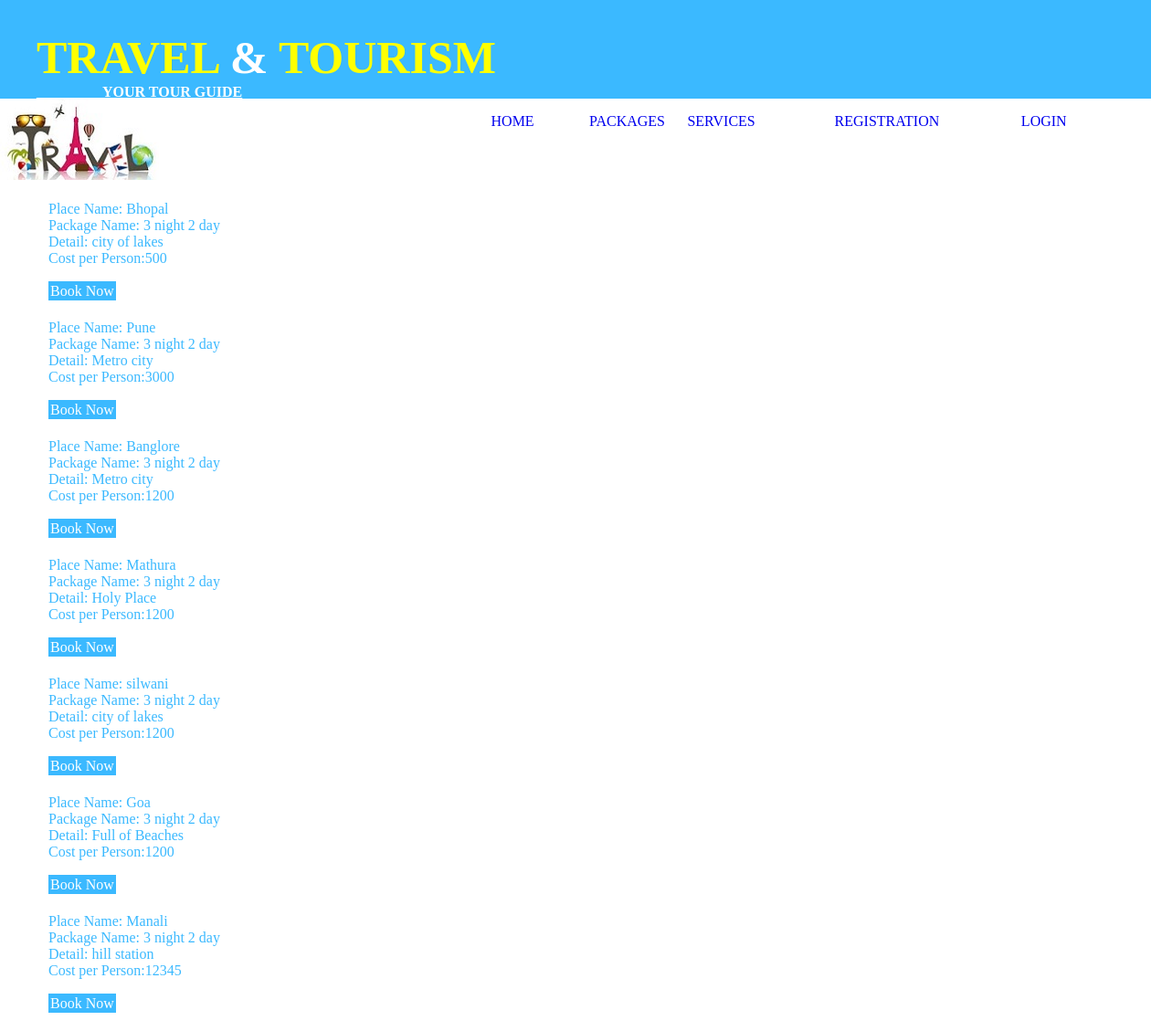
Page /viewall.php on the committed database.
### tables this page shows
CREATE TABLE IF NOT EXISTS `add_place` (
  `place_name` char(50) NOT NULL,
  `package_name` varchar(100) NOT NULL,
  `detail` varchar(200) NOT NULL,
  `cost_per_person` int(6) NOT NULL,
  `id` int(6) NOT NULL AUTO_INCREMENT,
  PRIMARY KEY (`id`)
);

### viewall.php (the view, shortened to what this page needs)
<html>
<head>
<link rel="stylesheet" type="text/css" href="grid.css">
</head>
<body>
<div class="container">
<?php
    include('topmenu.php');
    ?>
    <?php
    $con=mysqli_connect('localhost','root',12345,'registration');
    $q="select * from add_place";
    $result=mysqli_query($con,$q);
    $resultrows=mysqli_fetch_array($result);
    ?>
    <div class="row">
        <div class="col-12">
            <table style="margin-left:50px;margin-top:20px;%;">
                <?php
                do{
                    ?>
                <tr style="color:#3bb9ff;"> <td>Place Name: <?php echo $resultrows[0] ?> <br>
                                            Package Name: <?php echo $resultrows[1] ?><br>
                                            Detail: <?php echo $resultrows[2] ?> <br>
                                            Cost per Person:<?php echo $resultrows[3] ?><br><br>
                                           <a href='booknow.php?id=<?php echo $resultrows[4] ?>' style="background-color:#3bb9ff;color:white;padding:2px;">Book Now</a><br><br></td></tr>
                <?php }while($resultrows=mysqli_fetch_array($result)) ; ?>
            </table>
        </div>
    </div>
</div>
    </body>
</html>

### topmenu.php
<div class="row">
<div class="col-12" style="background-color:#3bb9ff;">
<h1 style="color:yellow;font-size:50px;padding-left:40px;padding-bottom:-20px;margin-bottom:-2px;">TRAVEL <font color="white">& </font><font color="yellow">
TOURISM </font><br><font size="3px"color="white"><u>_________YOUR TOUR GUIDE</u></font></</h1>
</div>
</div>
<?php
    include('navigation.php');
    ?>

### navigation.php (shortened to what this page needs)
<div class="row">
<div class="col-5">
<img src="p/x.jpg"style="padding-right:210%;">
</div>
<div class="col-1">
<p style="color:151b54; padding-top:-10px;margin-bottom:-6px;"><a class="nav" href="travel.php">HOME</a></p>
</div>
<div class="col-1">
<p style="color:e55451;padding-left:0%;margin-bottom:-6px;"><a class="nav" href="viewall.php">PACKAGES</a> </p>
</div>
<div class="col-1">
<p style="color:348017;margin-bottom:-6px;"><a class="nav" href="news.php">SERVICES</a></p>
</div>
<?php
if(isset($_SESSION['email'])){
	?>
<div class="col-1">
<p style="color:e55451;padding-left:0%;margin-bottom:-6px;"><a class="nav" href="profile.php">MY PROFILE</a> </p>
</div>
<div class="col-1">
<p style="color:e55451;padding-left:0%;margin-bottom:-6px;"><a class="nav" href="mybooking.php">MY BOOKING</a> </p>
</div>
   <div class="col-1">
<p style="color:ee9a4d;margin-bottom:-6px;"><a class="nav" href="logout.php">LOGOUT</a></p>
</div>
<?php
}else{?>
<div class="col-1">
<p style="color:ee9a4d;padding-left:50%;margin-bottom:-6px;"><a class="nav" href="registration.php">REGISTRATION</a></p>
</div>
<div class="col-2">
<p style="color:c12869;padding-left:70%; margin-bottom:-6px;"><a class="nav" href="login.html">LOGIN</a></p>
</div>
<?php
}
?>
</div>

### grid.css (style rules this page uses)
.container { width:100%; }
body { margin:0px; }
.col-12 { width:100% }
.col-5 { width:41.67% }
.col-2 { width:16.67% }
.col-1 { width:8.33% }
.row { margin-left:-15px; margin-right:-15px; }
.col-1,.col-2,.col-3,.col-4,.col-5,.col-6,.col-7,.col-8,.col-9,.col-10,.col-11,.col-12 { float:left }
.container { margin-right:auto; margin-left:auto; padding-left: 15px; padding-right:15px; }
.container { max-width:100%; }

### viewall.php (style rules this page uses)
a:link { text-decoration:none; }

### rows in the picture
add_place: place_name "Bhopal", package_name "3 night 2 day", detail "city of lakes", cost_per_person "500"
add_place: place_name "Pune", package_name "3 night 2 day", detail "Metro city", cost_per_person "3000"
add_place: place_name "Banglore", package_name "3 night 2 day", detail "Metro city", cost_per_person "1200"
add_place: place_name "Mathura", package_name "3 night 2 day", detail "Holy Place", cost_per_person "1200"
add_place: place_name "silwani", package_name "3 night 2 day", detail "city of lakes", cost_per_person "1200"
add_place: place_name "Goa", package_name "3 night 2 day", detail "Full of Beaches", cost_per_person "1200"
add_place: place_name "Manali", package_name "3 night 2 day", detail "hill station", cost_per_person "12345"
